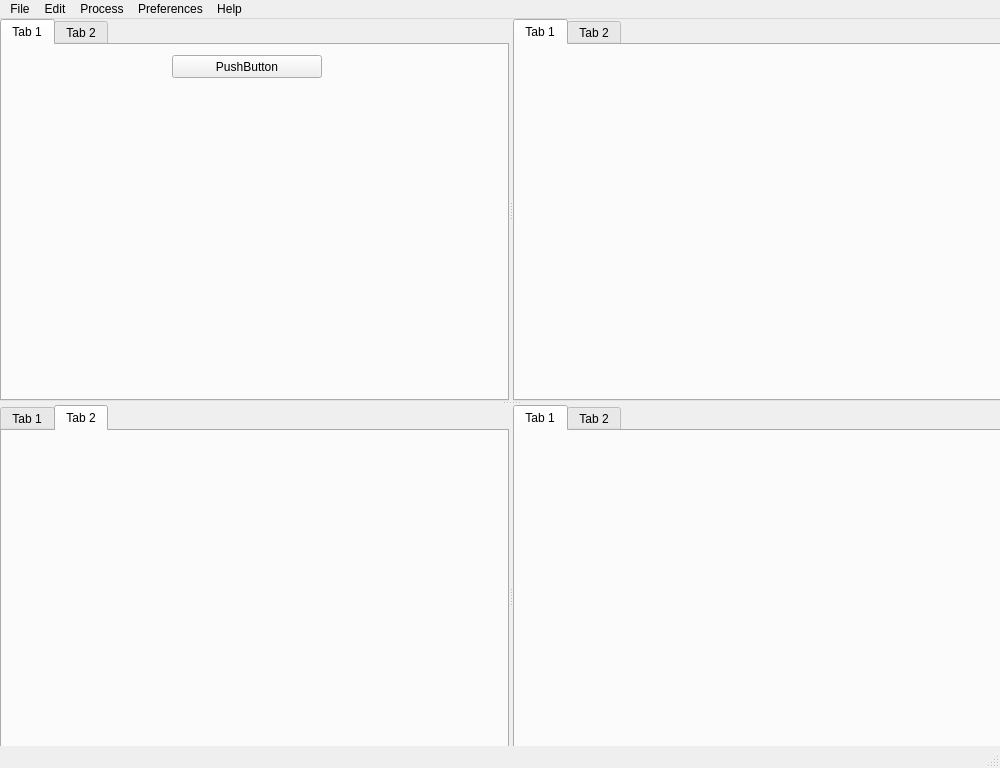
<?xml version="1.0" encoding="UTF-8"?>
<ui version="4.0">
 <class>MainWindow</class>
 <widget class="QMainWindow" name="MainWindow">
  <property name="geometry">
   <rect>
    <x>0</x>
    <y>0</y>
    <width>1000</width>
    <height>768</height>
   </rect>
  </property>
  <property name="windowTitle">
   <string>MainWindow</string>
  </property>
  <widget class="QWidget" name="centralwidget">
   <widget class="QSplitter" name="v_splitter">
    <property name="geometry">
     <rect>
      <x>0</x>
      <y>0</y>
      <width>1021</width>
      <height>768</height>
     </rect>
    </property>
    <property name="orientation">
     <enum>Qt::Vertical</enum>
    </property>
    <widget class="QSplitter" name="top_hsplitter">
     <property name="sizePolicy">
      <sizepolicy hsizetype="Expanding" vsizetype="Preferred">
       <horstretch>0</horstretch>
       <verstretch>0</verstretch>
      </sizepolicy>
     </property>
     <property name="orientation">
      <enum>Qt::Horizontal</enum>
     </property>
     <widget class="QTabWidget" name="tabWidget_settings">
      <widget class="QWidget" name="tab">
       <attribute name="title">
        <string>Tab 1</string>
       </attribute>
       <widget class="QPushButton" name="LoadExpIslet_Button">
        <property name="geometry">
         <rect>
          <x>170</x>
          <y>10</y>
          <width>150</width>
          <height>23</height>
         </rect>
        </property>
        <property name="sizePolicy">
         <sizepolicy hsizetype="Expanding" vsizetype="Fixed">
          <horstretch>0</horstretch>
          <verstretch>0</verstretch>
         </sizepolicy>
        </property>
        <property name="text">
         <string>PushButton</string>
        </property>
       </widget>
      </widget>
      <widget class="QWidget" name="tab_2">
       <attribute name="title">
        <string>Tab 2</string>
       </attribute>
      </widget>
     </widget>
     <widget class="QTabWidget" name="tabWidget_plots">
      <widget class="QWidget" name="tab_3">
       <attribute name="title">
        <string>Tab 1</string>
       </attribute>
      </widget>
      <widget class="QWidget" name="tab_4">
       <attribute name="title">
        <string>Tab 2</string>
       </attribute>
      </widget>
     </widget>
    </widget>
    <widget class="QSplitter" name="bottom_hsplitter">
     <property name="orientation">
      <enum>Qt::Horizontal</enum>
     </property>
     <widget class="QTabWidget" name="tabWidget_stats">
      <property name="currentIndex">
       <number>1</number>
      </property>
      <widget class="QWidget" name="tab_5">
       <attribute name="title">
        <string>Tab 1</string>
       </attribute>
      </widget>
      <widget class="QWidget" name="tab_6">
       <attribute name="title">
        <string>Tab 2</string>
       </attribute>
      </widget>
     </widget>
     <widget class="QTabWidget" name="tabWidget_log">
      <widget class="QWidget" name="tab_7">
       <attribute name="title">
        <string>Tab 1</string>
       </attribute>
      </widget>
      <widget class="QWidget" name="tab_8">
       <attribute name="title">
        <string>Tab 2</string>
       </attribute>
      </widget>
     </widget>
    </widget>
   </widget>
  </widget>
  <widget class="QMenuBar" name="menubar">
   <property name="geometry">
    <rect>
     <x>0</x>
     <y>0</y>
     <width>1000</width>
     <height>20</height>
    </rect>
   </property>
   <widget class="QMenu" name="menuFile">
    <property name="title">
     <string>File</string>
    </property>
   </widget>
   <widget class="QMenu" name="menuEdit">
    <property name="title">
     <string>Edit</string>
    </property>
   </widget>
   <widget class="QMenu" name="menuProcess">
    <property name="title">
     <string>Process</string>
    </property>
   </widget>
   <widget class="QMenu" name="menuPreferences">
    <property name="title">
     <string>Preferences</string>
    </property>
   </widget>
   <widget class="QMenu" name="menuHelp">
    <property name="title">
     <string>Help</string>
    </property>
   </widget>
   <addaction name="menuFile"/>
   <addaction name="menuEdit"/>
   <addaction name="menuProcess"/>
   <addaction name="menuPreferences"/>
   <addaction name="menuHelp"/>
  </widget>
  <widget class="QStatusBar" name="statusbar"/>
 </widget>
 <resources/>
 <connections/>
</ui>
